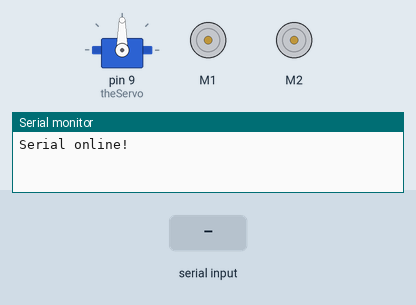
Recording of a sketch running on a simulated Arduino Uno, built with avr-gcc and run on an emulated ATmega328P. Parts: servo, 2 × DC motor (green arrow = forward, orange = backward, longer = faster), the last lines printed to the serial monitor. The test bench sets the inputs (shaded band).

Above: at 1.2 s.
1.3 s: "90,45,200,10\n" received over the second serial link
4.3 s: "90,45,200,10,150,30\n" received over the second serial link
At 5.5 s:
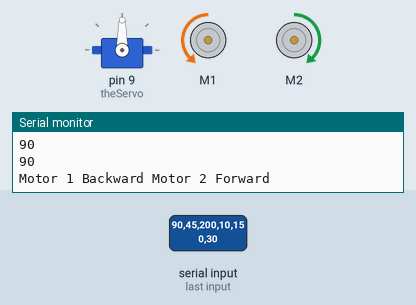
5.8 s: "30,150,10,200,45,90\n" received over the second serial link
At 6.5 s:
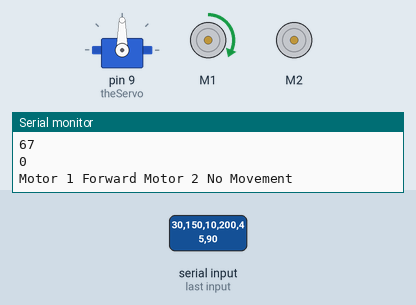
7.3 s: "30,150,10,200\n" received over the second serial link
At 10.5 s:
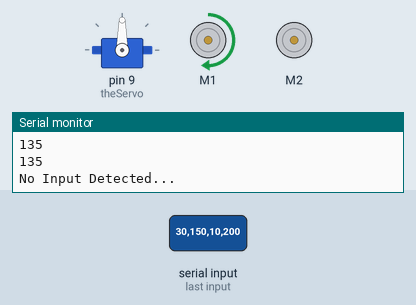
Timing chart, 0 to 11.3 s (numbered marks = the images above; inputs shaded):
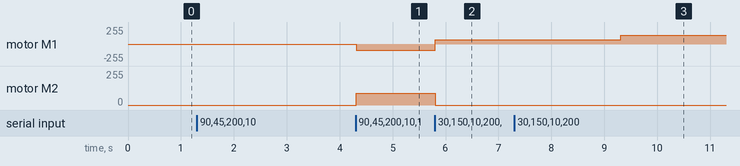

Measured:
- after the input at 4.3 s, motor M1: stopped → backward 90/255 at once; motor M2: stopped → forward 90/255 at once
- after the input at 5.8 s, motor M1: backward 90/255 → forward 67/255 at once; motor M2: forward 90/255 → stopped at once
- after the input at 7.3 s, motor M1: forward 67/255 → forward 135/255 after 2.0 s

The sketch:

sketch_feb27a.ino
```cpp
#include <SoftwareSerial.h>
#include <AFMotor.h>
#include <Servo.h>
SoftwareSerial softSerial(15, 14); // RX, TX

#define velocity (700) /* how fast the wheels spin */
#define MAX_RANGE (90)


AF_DCMotor m_driver(1, MOTOR12_64KHZ); // driver-side motor
AF_DCMotor m_passenger(2, MOTOR12_64KHZ); // passenger-side motor
Servo theServo;


int servoSpeed = 90;

void setup() {
  softSerial.begin(9600);
  Serial.begin(9600);
  Serial.println("Serial online!");

 // m_driver.setSpeed(velocity);
  //m_passenger.setSpeed(velocity);
theServo.attach(9);
theServo.write(servoSpeed);
}

void loop() {

  while (softSerial.available()) {
    Serial.println("While Loop!");
    int stopBtn = softSerial.parseInt();
    int sweepLeft = softSerial.parseInt();
    int sweepRight = softSerial.parseInt();
    int turbobtn = softSerial.parseInt();
    int motor1 = softSerial.parseInt();
    int motor2 = softSerial.parseInt();
    int s1 = calcSpeed(motor1, turbobtn);
    int s2 = calcSpeed(motor2, turbobtn);
    m_driver.setSpeed(s1);
    Serial.println(s1);
    m_passenger.setSpeed(s2);
    Serial.println(s2);
    if (softSerial.read() == '\n') {
      if (motor1 < 90) {
        m_driver.run(FORWARD);
        Serial.print("Motor 1 Forward ");
      }
      else if (motor1 > 90) {
        m_driver.run(BACKWARD);
        Serial.print("Motor 1 Backward ");
      }
      else {
        m_driver.run(RELEASE);
        Serial.print("Motor 1 No Movement ");
      }
      if (motor2 < 90) {
        m_passenger.run(FORWARD);
        Serial.println("Motor 2 Forward");
      }
      else if (motor2 > 90) {
        m_passenger.run(BACKWARD);
        Serial.println("Motor 2 Backward");
      }
      else {
        m_passenger.run(RELEASE);
        Serial.println("Motor 2 No Movement");
      }
      processServoInput(sweepLeft,sweepRight,stopBtn);
    }
    else {
      Serial.println("No Input Detected...");
    }

  }
  delay(10);
}

int processServoInput(int sl,int sr, int stopBtn){
    if(stopBtn==1){
      servoSpeed = 90;
    }else if(sl == 1){
      servoSpeed = 0;
    }else if(sr == 1){
      servoSpeed = 180;
    }
    theServo.write(servoSpeed);

}

int calcSpeed(int pos, int turbobtn){
  Serial.println(pos);
  int speed = abs(pos-90) * (255/MAX_RANGE);
  if (turbobtn != 1) {
    speed = speed * .75;
  }
  return speed;
}

void blinkReadyLight() {
  for (int i = 0; i < 3; i++) {
    digitalWrite(13, HIGH);
    delay(200);
    digitalWrite(13, LOW);
    delay(200);
  }
}
```
